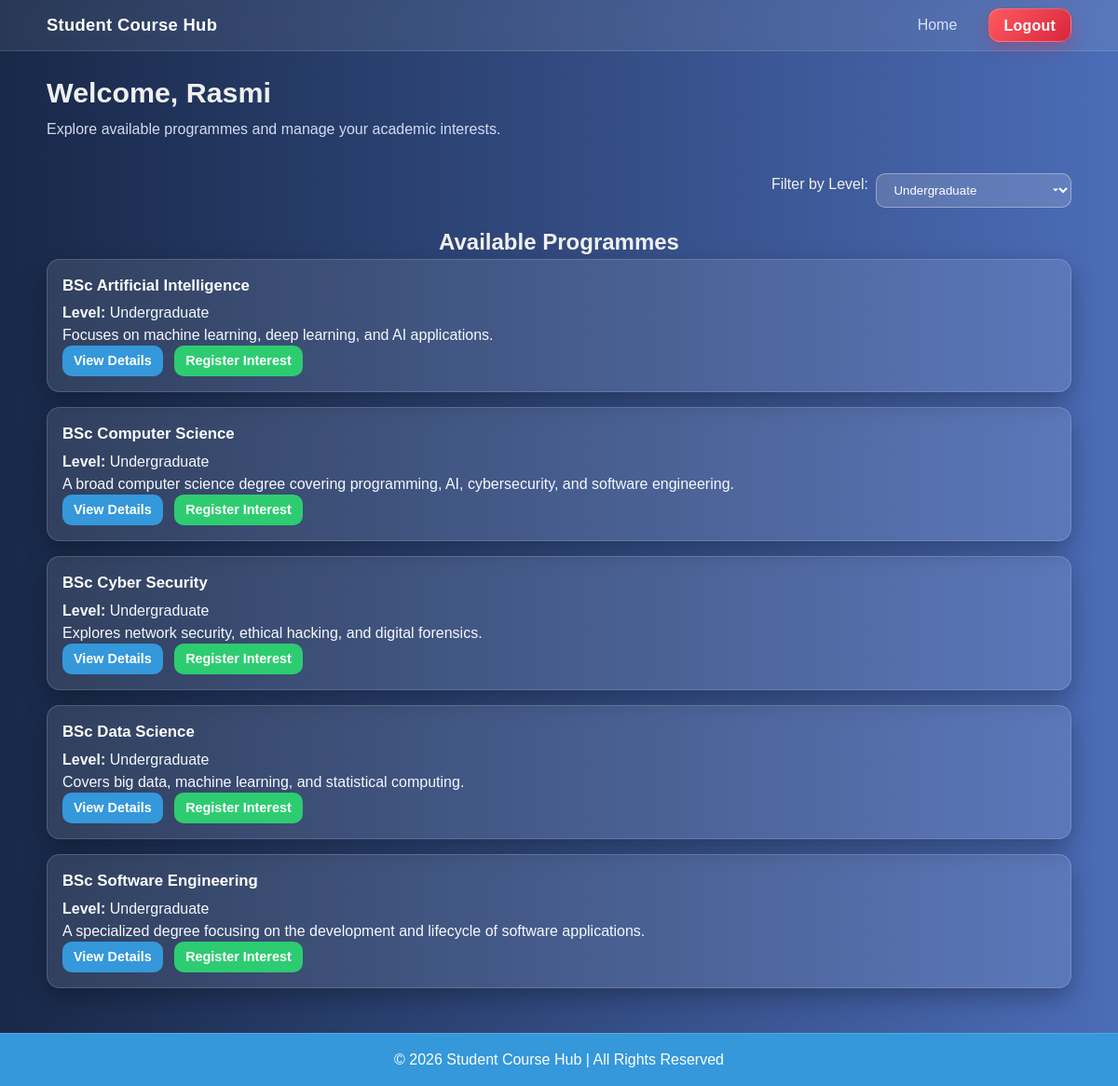
Page /Finalassignment/user/dashboard.php?level=1 (signed in) on the committed database.
### tables this page shows
CREATE TABLE Programmes (
    ProgrammeID INTEGER PRIMARY KEY AUTO_INCREMENT,
    ProgrammeName TEXT NOT NULL,
    LevelID INTEGER,
    ProgrammeLeaderID INTEGER,
    Description TEXT,
    Image TEXT,
    FOREIGN KEY (LevelID) REFERENCES Levels(LevelID),
    FOREIGN KEY (ProgrammeLeaderID) REFERENCES Staff(StaffID)
);

CREATE TABLE Levels (
    LevelID INTEGER PRIMARY KEY,
    LevelName TEXT NOT NULL
);

### Finalassignment/user/dashboard.php (the view, shortened to what this page needs)
<?php
$user = $_SESSION['user'];
$csrf = $_SESSION['csrf'];
$selectedLevel = isset($_GET['level']) ? (int)$_GET['level'] : 0;
$levels = $pdo->query("SELECT * FROM levels ORDER BY LevelName")->fetchAll(PDO::FETCH_ASSOC);
$interestStmt = $pdo->prepare("SELECT ProgrammeID FROM interestedstudents WHERE Email = ?");
$interestStmt->execute([$user['email']]);
$userInterests = $interestStmt->fetchAll(PDO::FETCH_COLUMN);
try {
    if ($selectedLevel > 0) {
        $stmt = $pdo->prepare("
            SELECT p.*, l.LevelName
            FROM programmes p
            JOIN levels l ON p.LevelID = l.LevelID
            WHERE p.LevelID = ?
            ORDER BY p.ProgrammeName
        ");
        $stmt->execute([$selectedLevel]);
    }
    $programmes = $stmt->fetchAll(PDO::FETCH_ASSOC);
} catch (PDOException $e) {
    die("Database error: " . htmlspecialchars($e->getMessage()));
}
?>
<!DOCTYPE html>
<html lang="en">
<head>
  <link rel="stylesheet" href="user_dashboard.css">
</head>
<body class="bg-light">
<header class="main-header">
  <div class="header-container">
    <div class="header-left">
      <a href="dashboard.php" class="site-title">Student Course Hub</a>
    </div>
    <div class="header-right">
      <a href="../public/index.php" class="nav-link">Home</a>
      <a href="login.php" class="nav-link btn-logout">Logout</a>
    </div>
  </div>
</header>
<div class="container">
  <div class="dashboard-header">
    <h2>Welcome, <?= htmlspecialchars($user['name']); ?> </h2>
    <p>Explore available programmes and manage your academic interests.</p>
  </div>
</div>
<div class="container my-4">
  <form method="GET" class="d-flex justify-content-end">
    <label for="level" class="me-2">Filter by Level:</label>
    <select name="level" id="level" onchange="this.form.submit()" class="form-select w-auto">
      <?php foreach ($levels as $level): ?>
        <option value="<?= (int)$level['LevelID']; ?>" <?= ($selectedLevel == $level['LevelID']) ? 'selected' : ''; ?>>
          <?= htmlspecialchars($level['LevelName']); ?>
        </option>
      <?php endforeach; ?>
    </select>
  </form>
</div>
<div class="container">
  <h2 class="mb-4 text-center">Available Programmes</h2>
  <?php if (!empty($programmes)): ?>
    <div class="row g-4">
      <?php foreach ($programmes as $p): ?>
        <div class="col-md-4">
          <div class="card shadow-sm h-100">
            <div class="card-body">
              <h5 class="card-title"><?= htmlspecialchars($p['ProgrammeName']); ?></h5>
              <p><strong>Level:</strong> <?= htmlspecialchars($p['LevelName']); ?></p>
              <p>
                <?php
                  $desc = (string)($p['Description'] ?? '');
                  echo nl2br(htmlspecialchars(mb_substr($desc, 0, 180)));
                ?>
              </p>
<a href="view_details.php?id=<?= (int)$p['ProgrammeID']; ?>" class="btn btn-sm btn-primary">
  View Details
</a>
              <?php if (in_array($p['ProgrammeID'], $userInterests, true)): ?>
                <a href="?action=remove&programme_id=<?= (int)$p['ProgrammeID']; ?>&csrf=<?= urlencode($csrf) ?>"
                   class="btn btn-sm btn-danger ms-2">
                  Remove Interest
                </a>
              <?php else: ?>
                <a href="?action=add&programme_id=<?= (int)$p['ProgrammeID']; ?>&csrf=<?= urlencode($csrf) ?>"
                   class="btn btn-sm btn-success ms-2">
                  Register Interest
                </a>
              <?php endif; ?>
            </div>
          </div>
        </div>
      <?php endforeach; ?>
    </div>
  <?php else: ?>
    <div class="alert alert-warning">No programmes available for this level.</div>
  <?php endif; ?>
</div>
<footer class="text-center mt-5 p-3 bg-primary text-white">
  &copy; <?= date('Y'); ?> Student Course Hub | All Rights Reserved
</footer>
</body>
</html>

### Finalassignment/user/user_dashboard.css (style rules this page uses)
* { margin: 0; padding: 0; box-sizing: border-box; font-family: "Poppins", sans-serif; }
:root { --bg1: #182848; --bg2: #4b6cb7; --text: #f0f0f0; --muted: #d7e1ff; --primary: #3498db; --primary-600: #21618c; --success: #2ecc71; --success-600: #239a57; --danger: #e74c3c; --danger-600: #c0392b; --warning-bg: #fff3cd; --warning-text: #856404; }
html, body { height: 100%; }
body { background: linear-gradient(to right, var(--bg1), var(--bg2)); color: var(--text); line-height: 1.45; }
.container { width: min(1100px, 92vw); margin: 0 auto; }
.text-center { text-align: center; }
.mt-5 { margin-top: 3rem; }
.p-3 { padding: 1rem; }
.bg-primary { background: var(--primary); }
.text-white { color: #fff; }
.my-4 { margin-block: 1.25rem; }
.ms-2 { margin-left: .5rem; }
.h-100 { height: 100%; }
.g-4 { gap: 1.5rem; }
.main-header { position: sticky; top: 0; z-index: 50; background: rgba(255,255,255,0.08); backdrop-filter: blur(8px); border-bottom: 1px solid rgba(255,255,255,0.14); }
.header-container { width: min(1100px, 92vw); margin: 0 auto; display: flex; align-items: center; justify-content: space-between; padding: .85rem 0; }
.site-title { color: #fff; text-decoration: none; font-weight: 700; letter-spacing: .3px; font-size: 1.15rem; }
.nav-link { color: var(--muted); text-decoration: none; margin-left: 1rem; padding: .45rem .8rem; border-radius: 10px; transition: .2s ease; }
.nav-link.btn-logout { background: linear-gradient(135deg, #ff5a5f, #d7263d); color: #fff !important; border: 1px solid rgba(255,255,255,0.25); border-radius: 12px; padding: .55rem 1rem; font-weight: 800; letter-spacing: .2px; box-shadow: 0 6px 16px rgba(215, 38, 61, .35); transition: transform .15s ease, box-shadow .2s ease, background .2s ease, filter .2s ease; }
.dashboard-header { padding: 1.4rem 0 1rem 0; }
.dashboard-header h2 { font-size: 1.9rem; margin-bottom: .35rem; }
.dashboard-header p { color: #e6ecff; opacity: .9; }
.d-flex { display: flex; }
.justify-content-end { justify-content: end; }
.me-2 { margin-right: .5rem; }
.form-select { min-width: 210px; padding: .55rem .9rem; border-radius: 10px; border: 1px solid rgba(255,255,255,0.35); background: rgba(255,255,255,0.15); color: #fff; transition: .2s ease; cursor: pointer; -webkit-appearance: menulist; -moz-appearance: menulist; appearance: menulist; background-repeat: no-repeat; background-position: right 10px center; background-size: 12px; padding-right: 34px; }
.w-auto { width: auto; }
.row { display: block; }
.row.g-4 { gap: 0; }
.col-md-4 { width: 100%; }
.col-md-4 + .col-md-4 { margin-top: 1rem; }
.card { background: rgba(255,255,255,0.10); border: 1px solid rgba(255,255,255,0.16); border-radius: 14px; overflow: hidden; display: flex; flex-direction: column; transition: transform .15s ease, box-shadow .2s ease; }
.shadow-sm { box-shadow: 0 10px 26px rgba(0,0,0,0.28); }
.card-body { padding: 1rem; }
.card-title { font-size: 1.05rem; margin-bottom: .35rem; color: #fff; }
.card p { color: #f5f8ff; }
.btn { --pad-y: .5rem; --pad-x: .9rem; display: inline-block; padding: var(--pad-y) var(--pad-x); border-radius: 10px; text-decoration: none; border: none; cursor: pointer; font-weight: 700; transition: .2s ease, transform .05s ease; color: #fff; }
.btn-sm { --pad-y: .4rem; --pad-x: .75rem; font-size: .9rem; }
.btn-primary { background: var(--primary); }
.btn-success { background: var(--success); }
footer { border-top: 1px solid rgba(255,255,255,0.16); }

### rows in the picture
programmes: ProgrammeName "BSc Artificial Intelligence", LevelID.LevelName "Undergraduate", Description "Focuses on machine learning, deep learning, and AI applications."
programmes: ProgrammeName "BSc Computer Science", LevelID.LevelName "Undergraduate", Description "A broad computer science degree covering programming, AI, cybersecurity, and software engineering."
programmes: ProgrammeName "BSc Cyber Security", LevelID.LevelName "Undergraduate", Description "Explores network security, ethical hacking, and digital forensics."
programmes: ProgrammeName "BSc Data Science", LevelID.LevelName "Undergraduate", Description "Covers big data, machine learning, and statistical computing."
programmes: ProgrammeName "BSc Software Engineering", LevelID.LevelName "Undergraduate", Description "A specialized degree focusing on the development and lifecycle of software applications."

### other values in the picture
$user['name'] "Rasmi"
form field level "Undergraduate"
